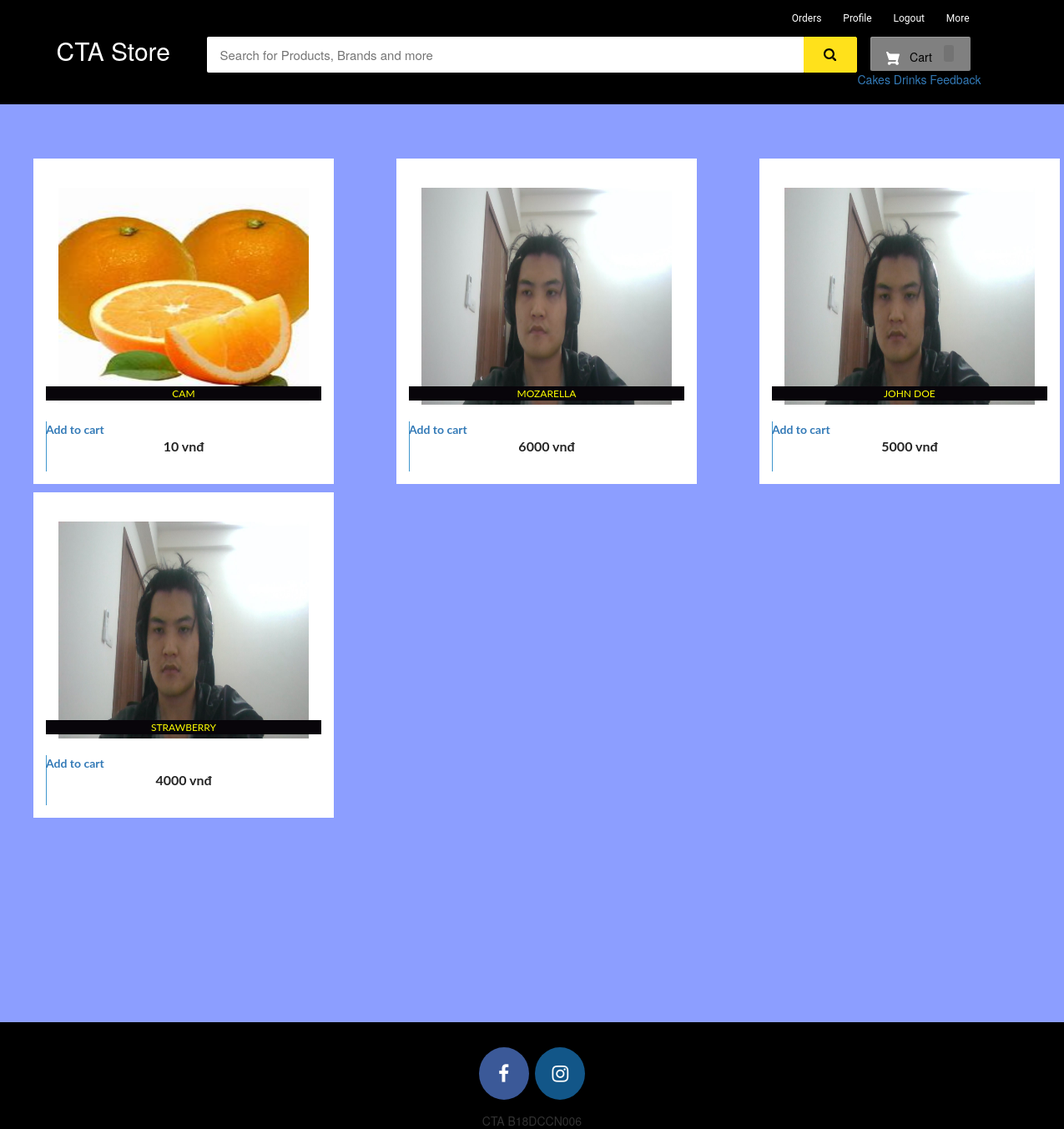
Screenshot of /customer-products (signed in) with the database file from the repository.
### ecom/models.py (models this page shows, shortened)
class Product(models.Model):
    name=models.CharField(max_length=40)
    product_image= models.ImageField(upload_to='product_image/',null=True,blank=True)
    price = models.PositiveIntegerField()
    description=models.CharField(max_length=40)

### ecom/views.py (the view)
# urls.py: path('customer-products', views.customer_products_view,name='customer-products'),
@login_required(login_url='customerlogin')
def customer_products_view(request):
    products=models.Product.objects.all()
    return render(request,'ecom/customer_home.html',{'products':products})

### templates/ecom/customer_home.html (shortened to what this page needs)
{% extends 'ecom/customer_base.html' %}
{% load static %}
{% block content %}
  {%if products%}
  <br>
  <div class="row">
      {% for p in products %}
      <div class="column">
      <div class="container page-wrapper" style="width: 450px;">
        <div class="page-inner">
          <div class="row">
            <div class="el-wrapper">
              <div class="box-up">
                <img class="img" src="{% static p.product_image.url %}" alt="product pic" height="300px" width="300px">
                <div class="img-info">
                  <div class="info-inner">
                    <span style="background-color:#08050a; color:yellow;" class="p-company">{{p.name}}</span>
                  </div>
                </div>
              </div>
              <div class="box-down">
                <a class="cart" href="{% url 'add-to-cart-product' p.id  %}">
                  <span class="price">{{p.price}} vnđ</span>
                  <span class="add-to-cart-product">
                    <span class="txt">Add to cart</span>
                  </span>
                </a>
              </div>
            </div>
          </div>
        </div>
      </div>
      </div>
{% if forloop.counter|divisibleby:"3" %}
    </div>
    <div class="row">
          <br><br><br><br><br>
{% endif %}
  {% endfor %}
</div>
{%else%}
<h3 style="text-align:center; color:yellow;">No Search Found</h3>
{%endif%}
<br><br><br>
<br><br><br><br><br><br><br><br><br><br><br><br>
{% endblock content %}

### templates/ecom/customer_base.html (style rules this page uses)
body { background-color: #ebe0e0 }

### templates/ecom/customer_home.html (style rules this page uses)
body, html { height: 100%; }
body { background-color:#8c9eff; }
.page-wrapper { height: 100%; display: table; }
.page-wrapper .page-inner { display: table-cell; vertical-align: middle; }
.el-wrapper { width: 360px; padding: 15px; margin: 15px auto; background-color: #fff; }
.el-wrapper .box-down { width: 100%; height: 60px; position: relative; overflow: hidden; }
.el-wrapper .box-up { width: 100%; height: 300px; position: relative; overflow: hidden; text-align: center; }
.el-wrapper .img { padding: 20px 0; -webkit-transition: all 800ms cubic-bezier(0, 0, 0.18, 1); -moz-transition: all 800ms cubic-bezier(0, 0, 0.18, 1); -o-transition: all 800ms cubic-bezier(0, 0, 0.18, 1); transition: all 800ms cubic-bezier(0, 0, 0.18, 1); -webkit-transition-timing-function: cubic-bezier(0, 0, 0.18, 1); -moz-transition-timing-function: cubic-bezier(0, 0, 0.18, 1); -o-transition-timing-function: cubic-bezier(0, 0, 0.18, 1); transition-timing-function: cubic-bezier(0, 0, 0.18, 1); }
.info-inner { -webkit-transition: all 400ms cubic-bezier(0, 0, 0.18, 1); -moz-transition: all 400ms cubic-bezier(0, 0, 0.18, 1); -o-transition: all 400ms cubic-bezier(0, 0, 0.18, 1); transition: all 400ms cubic-bezier(0, 0, 0.18, 1); -webkit-transition-timing-function: cubic-bezier(0, 0, 0.18, 1); -moz-transition-timing-function: cubic-bezier(0, 0, 0.18, 1); -o-transition-timing-function: cubic-bezier(0, 0, 0.18, 1); transition-timing-function: cubic-bezier(0, 0, 0.18, 1); position: absolute; width: 100%; bottom: 25px; }
.info-inner .p-name, .info-inner .p-company { display: block; }
.info-inner .p-company { font-family: 'Lato', sans-serif; font-size: 12px; text-transform: uppercase; color: #FFE11B; }
.cart { display: block; position: absolute; width: 100%; height: 100%; top: 0; left: 0; font-family: 'Lato', sans-serif; font-weight: 700; }
.cart .price { -webkit-transition: all 600ms cubic-bezier(0, 0, 0.18, 1); -moz-transition: all 600ms cubic-bezier(0, 0, 0.18, 1); -o-transition: all 600ms cubic-bezier(0, 0, 0.18, 1); transition: all 600ms cubic-bezier(0, 0, 0.18, 1); -webkit-transition-timing-function: cubic-bezier(0, 0, 0.18, 1); -moz-transition-timing-function: cubic-bezier(0, 0, 0.18, 1); -o-transition-timing-function: cubic-bezier(0, 0, 0.18, 1); transition-timing-function: cubic-bezier(0, 0, 0.18, 1); -webkit-transition-delay: 100ms; -o-transition-delay: 100ms; transition-delay: 100ms; display: block; position: absolute; top: 50%; left: 50%; -webkit-transform: translate(-50%, -50%); -ms-transform: translate(-50%, -50%); -o-transform: translate(-50%, -50%); transform: translate(-50%, -50%); font-size: 16px; color: #252525; }
* { box-sizing: border-box; }
.column { float: left; width: 33.33%; padding: 10px; height: 300px; }
.row:after { content: ""; display: table; clear: both; }

### rows the page displays
Product: product_image (picture), name "CAM", price "10"
Product: product_image (picture), name "MOZARELLA", price "6000"
Product: product_image (picture), name "JOHN DOE", price "5000"
Product: product_image (picture), name "STRAWBERRY", price "4000"
